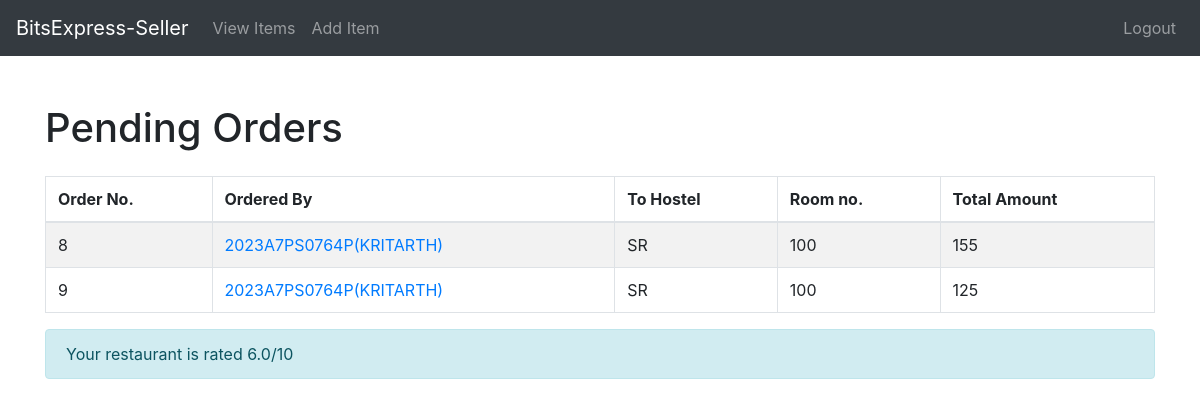
Page /seller/ (signed in) on the committed database.
### seller_interface/models.py (models this page shows, shortened)
class Pending_Order(models.Model):
    of_student=models.ForeignKey(User_Profile,on_delete=models.CASCADE)
    order_price=models.PositiveBigIntegerField(default=0)
    no_of_items=models.PositiveIntegerField(default=0)
    order_to=models.ForeignKey(Restraunt,on_delete=models.CASCADE)

class Restraunt(models.Model):
    of_seller=models.OneToOneField(Seller_Profile,on_delete=models.CASCADE)
    restraunt_name=models.CharField(max_length=15)
    restraunt_rating_value=models.DecimalField(max_digits=3,decimal_places=1)

### user_interface/models.py (models this page shows, shortened)
class User_Profile(models.Model):
    name=models.CharField(max_length=15)
    user=models.OneToOneField(User,on_delete=models.CASCADE)
    bits_id=models.CharField(max_length=15)
    hostel=models.CharField(max_length=10,choices=hostels,default='SR')
    room_no=models.PositiveIntegerField(default=100)
    user_branch=models.CharField(max_length=20,choices=branches,default="A7")

### seller_interface/views.py (the view)
# urls.py: path('',order_list,name='order-list'),
@login_required
def order_list(request):
    try:
        seller_profile=Seller_Profile.objects.get(user=request.user)
    except Seller_Profile.DoesNotExist:
         return redirect('create-profile')
    try:
        seller_restraunt=Restraunt.objects.get(of_seller=seller_profile)
    except Restraunt.DoesNotExist:
        return render(request,'seller-home.html')
    pending_order_list=seller_restraunt.pending_order_set.all()
    context={'pending_order_list':pending_order_list,
             'seller_restraunt':seller_restraunt}
    return render(request,'seller-home.html',context)

### templates/seller-home.html
{% extends 'base2.html' %}
{% block content %}
{% if seller_restraunt%}
{% if pending_order_list %}
  <div class="container mt-5">
    <h1 class="mb-4">Pending Orders</h1>
      <table class="table table-bordered table-striped">
        <thead>
          <tr>
            <th>Order No.</th>
            <th>Ordered By</th>
            <th>To Hostel</th>
            <th>Room no.</th>
            <th>Total Amount</th>
          </tr>
        </thead>
        <tbody>
          {% for order in pending_order_list %}
            <tr>
              <td>{{ order.pk }}</td>
              <td><a href="{%url 'order-detail' order.pk %}">{{ order.of_student.bits_id }}({{ order.of_student.user.first_name}})</a></td>
              <td>{{ order.of_student.hostel }}</td>
              <td>{{order.of_student.room_no}}</td>
              <td>{{ order.order_price }}</td>
            </tr>
          {% endfor %}
        </tbody>
      </table>
    {% else %}
      <p class="alert alert-info">No pending orders.</p>
  </div>{% endif %}
 <p class="alert alert-info">Your restaurant is rated {{seller_restraunt.restraunt_rating_value}}/10</p>
{%endif%}
  {%endblock %}

### templates/base2.html (shortened to what this page needs)
<html lang="en">
<head>
  <link href="https://stackpath.bootstrapcdn.com/bootstrap/4.5.2/css/bootstrap.min.css" rel="stylesheet">
</head>
<body>
<nav class="navbar navbar-expand-lg navbar-dark bg-dark">
  <a class="navbar-brand" href="{%url 'order-list' %}">BitsExpress-Seller</a>
  <div class="collapse navbar-collapse" id="navbarNav">
    <ul class="navbar-nav">
      <li class="nav-item">
        <a class="nav-link" href="{%url 'item-list' %}">View Items</a>
      </li>
      <li class="nav-item">
        <a class="nav-link" href={%url 'add-item' %}>Add Item</a>
      </li>
    </ul>
    <ul class="navbar-nav ml-auto">
      <li class="nav-item">
        <a class="nav-link" href={%url 'logout' %}>Logout</a>
      </li>
    </ul>
  </div>
</nav>
{%block content%}
   {%endblock%}
</body>
</html>

### rows in the picture
Pending_Order: pk "8", of_student.bits_id "2023A7PS0764P", of_student.user.first_name "KRITARTH", of_student.hostel "SR", of_student.room_no "100", order_price "155"
Pending_Order: pk "9", of_student.bits_id "2023A7PS0764P", of_student.user.first_name "KRITARTH", of_student.hostel "SR", of_student.room_no "100", order_price "125"
Restraunt: restraunt_rating_value "6.0"
